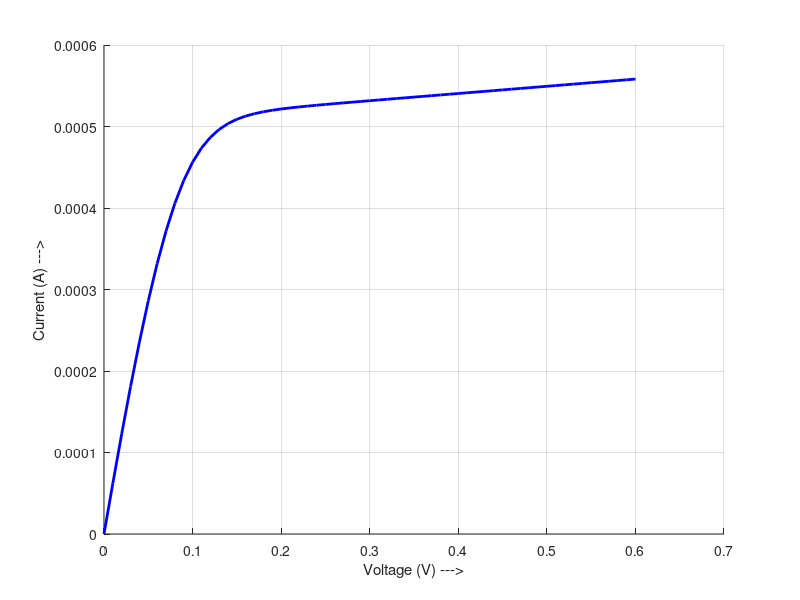

MATLAB code for this plot:
clear all
%Constants (all MKS, except energy which is in eV)
hbar = 1.055e-34;
q = 1.602e-19;
eps0 = 8.854E-12;
epsr = 4;
m = 0.25*9.11e-31; %Effective mass
I0 = q*q/hbar;

% Parameters
W = 1e-6;   % width
L = 10e-9;  % length of active region
t = 1.5e-9; % oxide thickness

Cg = epsr*eps0*W*L/t;
Cs = 0.05*Cg;
Cd = 0.05*Cg;
CE = Cg+Cs+Cd;
U0 = q/CE;

alphag = Cg/CE;
alphad = Cd/CE;
%alphag=1; alphad=0.5; U0=0.25;

kT = 0.025;
mu = 0;
ep = 0.2;
v = 1e5;%Escape velocity
g1 = hbar*v/(q*L);
g2 = g1;
g = g1 + g2;
%g1=0.005;g2=0.005;g=g1+g2;

%Energy grid
NE = 501;
E = linspace(-1,1,NE);
dE = E(2) - E(1);

D0 = m*q*W*L/(pi*hbar*hbar);% Step Density of states per eV
D = D0*[zeros(1,251) ones(1,250)];
%D=(2*g/(2*pi))./((E.ˆ2)+((g/2)ˆ2));% Lorentzian Density of states per eV
%D=D./(dE*sum(D));%Normalizing to one

%Reference number of electrons
f0 = 1./(1+exp((E+ep-mu)./kT));
N0 = 2*dE*sum(D.*f0);
ns = N0/(L*W*1e4); %/cmˆ2

% Bias
IV = 61;
VV = linspace(0,0.6,IV);
for iV=1:IV
  Vg = 0.5;
  Vd = VV(iV);
  %Vd=0.5;Vg=VV(iV);
  mu1 = mu;
  mu2 = mu1 - Vd;
  UL = -(alphag*Vg)-(alphad*Vd);
  U = 0; %Self-consistent field
  dU = 1;
  while dU > 1e-6
    f1 = 1./(1+exp((E+UL+U+ep-mu1)./kT));
    f2 = 1./(1+exp((E+UL+U+ep-mu2)./kT));
    N(iV) = dE*sum(D.*((f1.*g1/g)+(f2.*g2/g)));
    Unew = U0*(N(iV)-N0);
    dU = abs(U-Unew);
    U = U + 0.1*(Unew-U);
  end
  I(iV) = dE*I0*(sum(D.*(f1-f2)))*g1*g2/g;
end


hold on
h = plot(VV,I, 'b' );
set(h, 'linewidth', [2.0])
%set(gca, 'Fontsize', [12])
xlabel('Voltage (V) --->')
ylabel('Current (A) --->')
grid on
